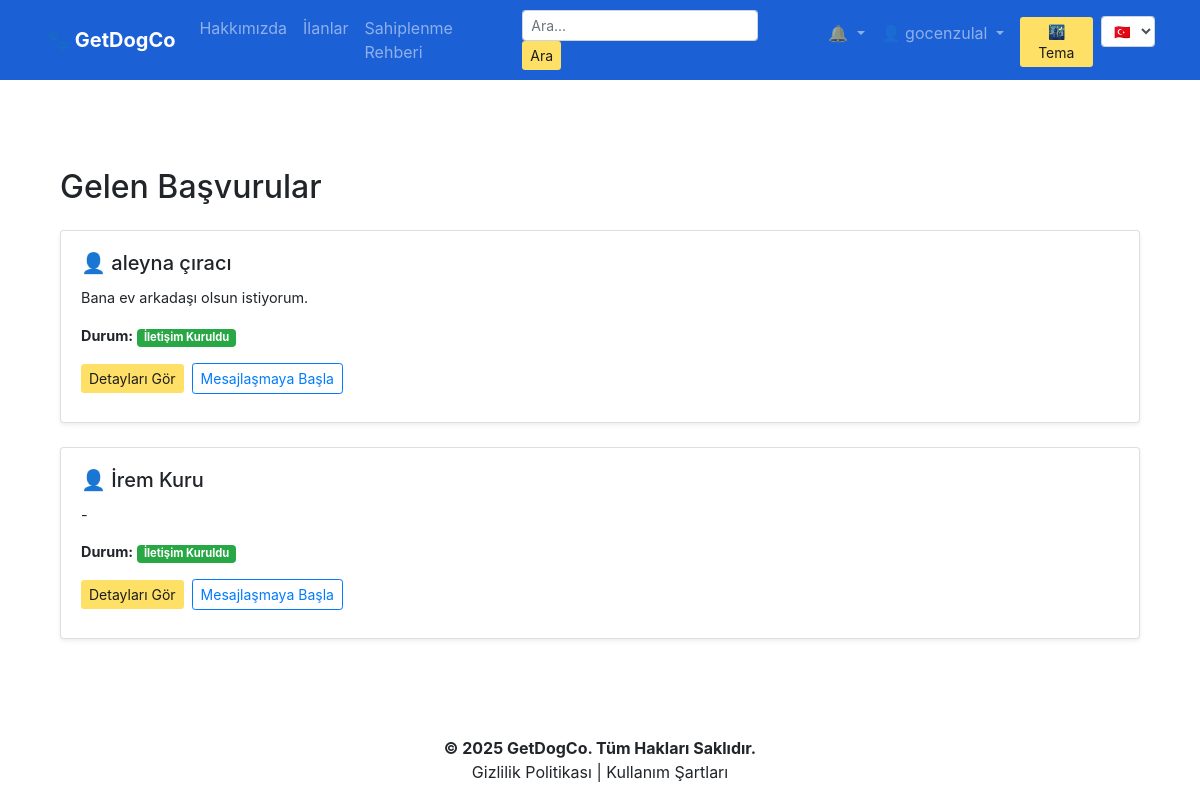
Screenshot of /tr/basvurularim/ (signed in) with the database file from the repository.
### getdogco/models.py (models this page shows, shortened)
class Application(models.Model):
    post = models.ForeignKey(DogAdoptionPost, on_delete=models.CASCADE, related_name="applications")
    applicant = models.ForeignKey(User, on_delete=models.SET_NULL, null=True, blank=True)
    full_name = models.CharField(max_length=100)
    contact_info = models.CharField(max_length=255)
    location_info = models.CharField(max_length=255)
    had_pets_before = models.CharField(max_length=10)
    work_hours = models.CharField(max_length=100, blank=True)
    has_allergy = models.CharField(max_length=10, blank=True)
    motivation = models.TextField()
    created_at = models.DateTimeField(auto_now_add=True)
    STATUS_CHOICES = [
        ('pending', 'Beklemede'),
        ('accepted', 'Kabul Edildi'),
        ('rejected', 'Reddedildi'),
    ]
    status = models.CharField(max_length=10, choices=STATUS_CHOICES, default='pending')
    is_read = models.BooleanField(default=False)

### getdogco/views.py (the view)
# urls.py: path("basvurularim/", views.my_post_applications, name="my_applications"),
@login_required
def my_post_applications(request):
    user_posts = DogAdoptionPost.objects.filter(owner=request.user)
    applications = Application.objects.filter(post__in=user_posts).order_by('-created_at')
    return render(request, "getdogco/my_applications.html", {"applications": applications})

### getdogco/context_processors.py (called while the page is built)
def notification_context(request):
    if request.user.is_authenticated:
        unread_count = Notification.objects.filter(user=request.user, is_read=False).count()
        recent_notifications = Notification.objects.filter(user=request.user).order_by('-created_at')[:5]
        return {
            'unread_notification_count': unread_count,
            'notifications': recent_notifications
        }
    return {
        'unread_notification_count': 0,
        'notifications': []
    }

### getdogco/templates/getdogco/my_applications.html (shortened to what this page needs)
{% extends "layout.html" %}
{% load i18n %}
{% block body %}
<div class="container mt-4">
  <h2 class="mb-4">{% trans "Gelen Başvurular" %}</h2>
  {% for app in applications %}
    <div class="card mb-4 shadow-sm">
      <div class="card-body">
        <h5 class="card-title">
          👤 {{ app.full_name }}
        </h5>
        <p class="card-text">{{ app.motivation|truncatewords:20 }}</p>
        <p class="card-text">
          <strong>{% trans "Durum:" %}</strong>
          {% if app.status == "pending" %}
            <span class="badge badge-warning">{% trans "Bekliyor" %}</span>
          {% elif app.status == "accepted" %}
            <span class="badge badge-success">{% trans "İletişim Kuruldu" %}</span>
          {% else %}
            <span class="badge badge-danger">{% trans "Reddedildi" %}</span>
          {% endif %}
        </p>
        <div class="d-flex flex-wrap align-items-center gap-2">
          <button type="button" class="btn btn-sm btn-yellow-custom mr-2 mb-2" data-toggle="modal" data-target="#appDetailModal{{ app.id }}">
            {% trans "Detayları Gör" %}
          </button>
          {% if app.status == "pending" %}
            <form method="post" action="{% url 'getdogco:update_application_status' app.id %}">
              {% csrf_token %}
              <div class="btn-group mb-2" role="group">
                <button name="action" value="accept" class="btn btn-success btn-sm">{% trans "İletişime Geç" %}</button>
                <button name="action" value="reject" class="btn btn-danger btn-sm">{% trans "Reddet" %}</button>
              </div>
            </form>
          {% elif app.status == "accepted" %}
            <a href="{% url 'getdogco:start_conversation' app.applicant.id %}" class="btn btn-outline-primary btn-sm mb-2">
              {% trans "Mesajlaşmaya Başla" %}
            </a>
          {% endif %}
        </div>
      </div>
    </div>
  {% empty %}
    <div class="alert alert-info">{% trans "Henüz başvuru yapılmamış." %}</div>
  {% endfor %}
</div>
{% endblock %}

### templates/layout.html (shortened to what this page needs)
<!DOCTYPE html>
{% load static i18n %}
<html lang="{{ LANGUAGE_CODE }}">
  <head>
    <link rel="stylesheet" href="https://stackpath.bootstrapcdn.com/bootstrap/4.5.2/css/bootstrap.min.css">
    <link rel="stylesheet" href="{% static 'css/style.css' %}?v=2.0">
  </head>
  <body class="d-flex flex-column min-vh-100">
    <nav class="navbar navbar-expand-md navbar-dark" style="background-color:rgb(28, 96, 214) !important;">
      <div class="container">
        <a class="navbar-brand font-weight-bold" href="/">🐾 GetDogCo</a>
        <div class="collapse navbar-collapse" id="navbarCollapse">
          <ul class="navbar-nav mr-auto">
            <li class="nav-item"><a class="nav-link" href="/about">{% trans "Hakkımızda" %}</a></li>
            <li class="nav-item"><a class="nav-link" href="{% url 'getdogco:list_posts' %}">{% trans "İlanlar" %}</a></li>
            <li class="nav-item"><a class="nav-link" href="{% url 'getdogco:adoption_guide' %}">{% trans "Sahiplenme Rehberi" %}</a></li>
          </ul>
          <form method="GET" action="{% url 'getdogco:list_posts' %}" class="form-inline my-2 my-md-0 mr-md-3">
            <input class="form-control form-control-sm mr-2" type="search" name="keyword" placeholder="{% trans 'Ara...' %}" aria-label="{% trans 'Ara' %}">
            <button class="btn btn-sm btn-yellow-custom" type="submit">{% trans "Ara" %}</button>
          </form>
          <ul class="navbar-nav">
            {% if request.user.is_authenticated %}
              <li class="nav-item dropdown">
                <a class="nav-link dropdown-toggle position-relative" href="{% url 'getdogco:all_notifications' %}" id="notificationDropdown" role="button" data-toggle="dropdown">
                  🔔
                </a>
              </li>
              <li class="nav-item dropdown">
                <a class="nav-link dropdown-toggle" href="#" id="userDropdown" role="button" data-toggle="dropdown">
                  👤 {{ request.user.username }}
                </a>
              </li>
            {% else %}
              <li class="nav-item"><a class="nav-link" href="{% url 'getdogco:login' %}">{% trans "Giriş Yap" %}</a></li>
              <li class="nav-item"><a class="nav-link" href="{% url 'getdogco:register' %}">{% trans "Kayıt Ol" %}</a></li>
            {% endif %}
            <li class="nav-item">
              <button onclick="toggleDarkMode()" id="darkModeBtn" class="btn btn-sm ml-2 btn-yellow-custom" style="margin-top: 4px;">
                🌃 {% trans "Tema" %}
              </button>
            </li>
            <li class="nav-item ml-2" style="margin-top: 3px;">
              <form action="{% url 'set_language' %}" method="post">
                <select name="language" onchange="this.form.submit()" class="form-control form-control-sm">
                  <option value="tr" {% if LANGUAGE_CODE == 'tr' %}selected{% endif %}>🇹🇷</option>
                </select>
              </form>
            </li>
          </ul>
        </div>
      </div>
    </nav>
    <main class="flex-fill">
      <div class="container mt-3 pt-5 mb-5">
        {% block body %}
        {% endblock body %}
      </div>
    </main>
    <footer class="text-center py-3" style="background-color: #ffffff; color: #212529;">
      <p class="mb-0 font-weight-bold">© 2025 GetDogCo. {% trans "Tüm Hakları Saklıdır." %}</p>
      <p class="mb-0">{% trans "Gizlilik Politikası" %} | {% trans "Kullanım Şartları" %}</p>
    </footer>
  </body>
</html>

### static/css/style.css (style rules this page uses)
.btn-yellow-custom { background-color: #ffe066; color: #1c1c1c; border: none; transition: background-color 0.3s ease; }
.card-text { font-size: 0.9rem; overflow: hidden; text-overflow: ellipsis; display: -webkit-box; -webkit-line-clamp: 3; -webkit-box-orient: vertical; }
html, body { height: 100%; margin: 0; }
body { display: flex; flex-direction: column; min-height: 100vh; }
main.flex-fill { flex: 1; }
.badge { font-size: 0.7rem; padding: 0.3em 0.6em; }

### rows the page displays
Application: full_name "aleyna çıracı", motivation "Bana ev arkadaşı olsun istiyorum."
Application: full_name "İrem Kuru", motivation "-"

### other values shown
{{ request.user.username }} "gocenzulal"
